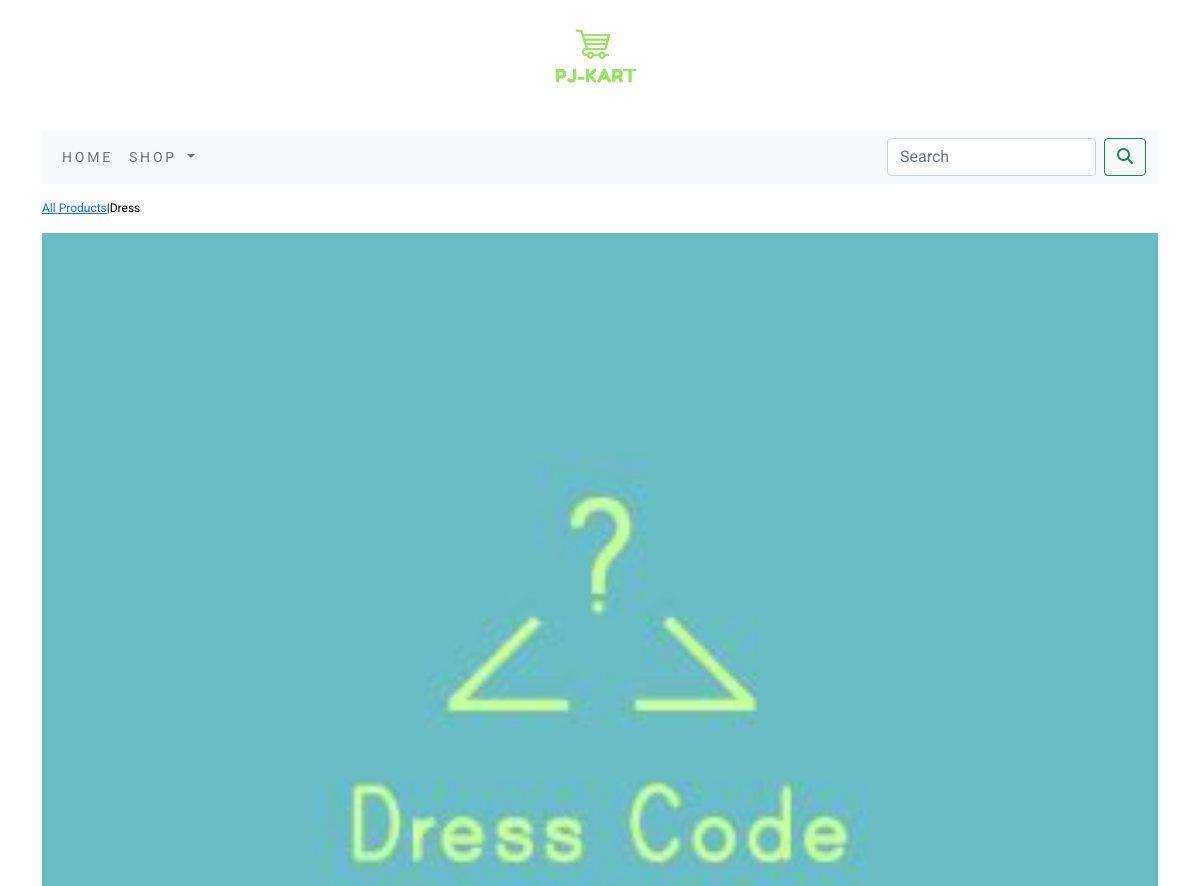
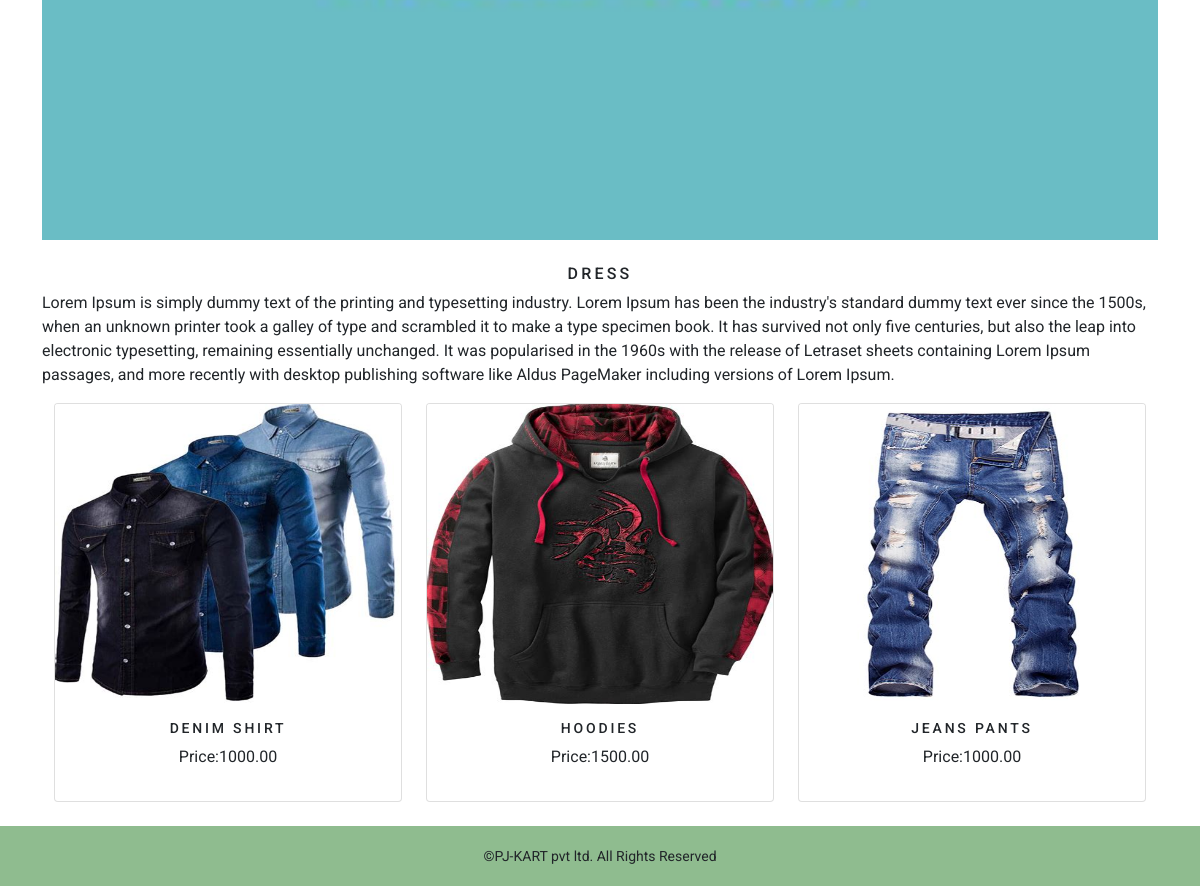
/shopapp/dress/, run on the app's committed database (2 pictures, top to bottom).
### shopapp/models.py (models this page shows, shortened)
class category(models.Model):
    name =models.CharField(max_length=250,unique=True)
    slug = models.SlugField(max_length=250,unique=True)
    desc=models.TextField(null=True)
    image=models.ImageField(upload_to='category',null=True)
    class Meta:
        ordering=('name',)
        verbose_name='category'
        verbose_name_plural='categories'
    def get_url(self):
        return reverse('shopapp:products_by_category',args=[self.slug])

class Product(models.Model):
    name = models.CharField(max_length=250, unique=True)
    slug = models.SlugField(max_length=250, unique=True)
    desc = models.TextField(null=True)
    image = models.ImageField(upload_to='products', null=True)
    price=models.DecimalField(max_digits=10,decimal_places=2)
    category=models.ForeignKey(category,on_delete=models.CASCADE)
    stock=models.IntegerField()
    available=models.BooleanField(default=True)
    created=models.DateTimeField(auto_now_add=True)
    updated= models.DateTimeField(auto_now=True)
    def get_url(self):
        return reverse('shopapp:procatdetails',args=[self.category.slug,self.slug])
    class Meta:
        ordering=('name',)
        verbose_name='product'
        verbose_name_plural='products'

### shopapp/views.py (the view)
# urls.py: path('',views.allprodcat,name='allprodcat'),
def allprodcat(request,c_slug=None):
    c_page=None
    products_list=None
    if c_slug!=None:
        c_page=get_object_or_404(category,slug=c_slug)
        products_list=Product.objects.all().filter(category=c_page,available=True)
    else:
        products_list=Product.objects.all().filter(available=True)
    paginator=Paginator(products_list,6)
    try:
        page=int(request.GET.get('page','1'))
    except:
        page=1
    try:
        products=paginator.page(page)
    except(EmptyPage,InvalidPage):
        products=paginator.page(paginator.num_pages)
    return render(request,'category.html',{'category':c_page,'products':  products})

### cartapp/context_processors.py (called while the page is built)
def counter(request):
    item_count=0
    if 'admin' in request.path:
        return {}
    else:
        try:
            cart=Cart.objects.filter(cart_id=_cart_id(request))
            cart_items=CartItem.objects.all().filter(cart=cart[:1])
            for cart_item in cart_items:
                item_count+=cart_item.quantity
        except Cart.DoesNotExist:
            item_count=0
    return dict(item_count=item_count)

### cartapp/views.py (called while the page is built)
def _cart_id(request):
    cart = request.session.session_key
    if not cart:
        cart = request.session.create()
    return cart

### shopapp/context_processors.py (called while the page is built)
def menu_links(request):
    links= category.objects.all()
    return dict(links=links)

### template/category.html (shortened to what this page needs)
{% extends 'base.html' %}
{% load static %}
{% block content %}
{% if category %}
    <div>
        <div class="row my_row_class">
            <div class="mx_auto">
            <p><a href="{% url 'shopapp:allprodcat' %}">All Products</a>|{{category.name}}</p>
            </div>
        </div>
    </div>
    {% endif %}
<div class="mx_auto">
    {% if category %}
    <img class="my_image" src="{{ category.image.url}}" alt="{{category.name}}">
</div><br>
<div>
        <h1 class="text-center my_title">{{category.name}}</h1>
        <p class="text-justify">{{category.desc}}</p>
</div>
      {% endif %}
<div class="container">
    <div class="row mx_auto">
        {% for product in products.object_list %}
        <div class="my_bottom_margin col-9 col-sm-12 col-md-4 col-lg-4">
    <div class="card text-center" style="min-width:18rem;">
        <a href="{{product.get_url}}"><img class="card-img-top" height="300px;" src="{{product.image.url}}" alt="{{product.name}}"></a>
    <div class="card-body">
        <h4>
            {{product.name}}
        </h4>
        <p> Price:{{product.price}}</p>
            </div>
                </div>
         </div>
        {% endfor %}
    </div>
    <br>
</div>
{% endblock %}

### template/base.html (shortened to what this page needs)
{% load static %}
<!DOCTYPE html>
<html lang="en">
<head>
    <link rel="stylesheet" href=" {% static 'css/bootstrap.min.css' %}">
    <link href="{% static 'css/custom.css' %}" rel="stylesheet">
</head>
<body>
<div class="container" >
    {% include 'header.html' %}
    {% include 'nav.html' %}
    {% block content %}
    {% endblock %}
</div>
{% include 'footer.html' %}
</body>
</html>

### template/header.html
{% load static %}
<header>
    <center>
     <a href="{% url 'shopapp:allprodcat' %}"><img src="{% static 'img/logo.png' %}" alt="logoimage" width="130px;">
    </center>
</header>

### template/nav.html (shortened to what this page needs)
<nav class="navbar navbar-expand-lg navbar-light bg-light">
  <div class="container-fluid">
    <div class="collapse navbar-collapse" id="navbarSupportedContent">
      <ul class="navbar-nav me-auto mb-2 mb-lg-0">
          <li class="nav-item">
            <a class="nav-link" href="{% url 'shopapp:allprodcat' %}">Home</a>
          </li>
        <li class="nav-item dropdown {% if 'shopapp' in request.path %} active {% endif %}">
          <a class="nav-link dropdown-toggle" href="#" id="navbarDropdown" role="button" data-bs-toggle="dropdown" aria-expanded="false">
          Shop
          </a>
        </li>
      </ul>
      <form class="d-flex" action="{% url 'searchapp:SearchResult' %}" method="get">
        <input class="form-control me-2" type="search" placeholder="Search" name="q" aria-label="Search">
        <button class="btn btn-outline-success" type="submit"><i class="fa fa-search" ></i></button>
      </form>
    </div>
  </div>
</nav>

### template/footer.html
<div class="footer navbar-fixed-bottom my_footer">
  <p class="text-center">
    &copy;PJ-KART pvt ltd. All Rights Reserved
  </p>
</div>

### static/css/custom.css (style rules this page uses)
body { font-family: 'Roboto', sans-serif; }
.nav-item { letter-spacing: .2em; font-size: 14px; text-transform:uppercase; }
.my_footer { background-color:#8FBC8F; height:60px; }
.my_footer p { padding-top:20px; font-size:14px; }
.my_row_class { padding-top: 15px; }
.my_row_class .mx_auto { color:#000; font-size:12px; }
.my_image { width:100%; height:auto; }
.my_title { font-size:16px; text-transform:uppercase; letter-spacing:.2em; }
.my_bottom_margin { margin_bottom:10px; }
.card-body h4 { font-size:14px; text-transform:uppercase; letter-spacing:.2em; }

### data on the page
category: name "Dress", image (picture), name "DRESS", desc "Lorem Ipsum is simply dummy text of the printing and typesetting industry. Lorem Ipsum has been the industry's standard dummy text ever since the 1500s, when an unknown printer took a galley of type and scrambled it to make a type specimen book. It has survived not only five centuries, but also the leap into electronic typesetting, remaining essentially unchanged. It was popularised in the 1960s with the release of Letraset sheets containing Lorem Ipsum passages, and more recently with desktop publishing software like Aldus PageMaker including versions of Lorem Ipsum."
Product: image (picture), name "DENIM SHIRT", price "1000.00"
Product: image (picture), name "HOODIES", price "1500.00"
Product: image (picture), name "JEANS PANTS", price "1000.00"
